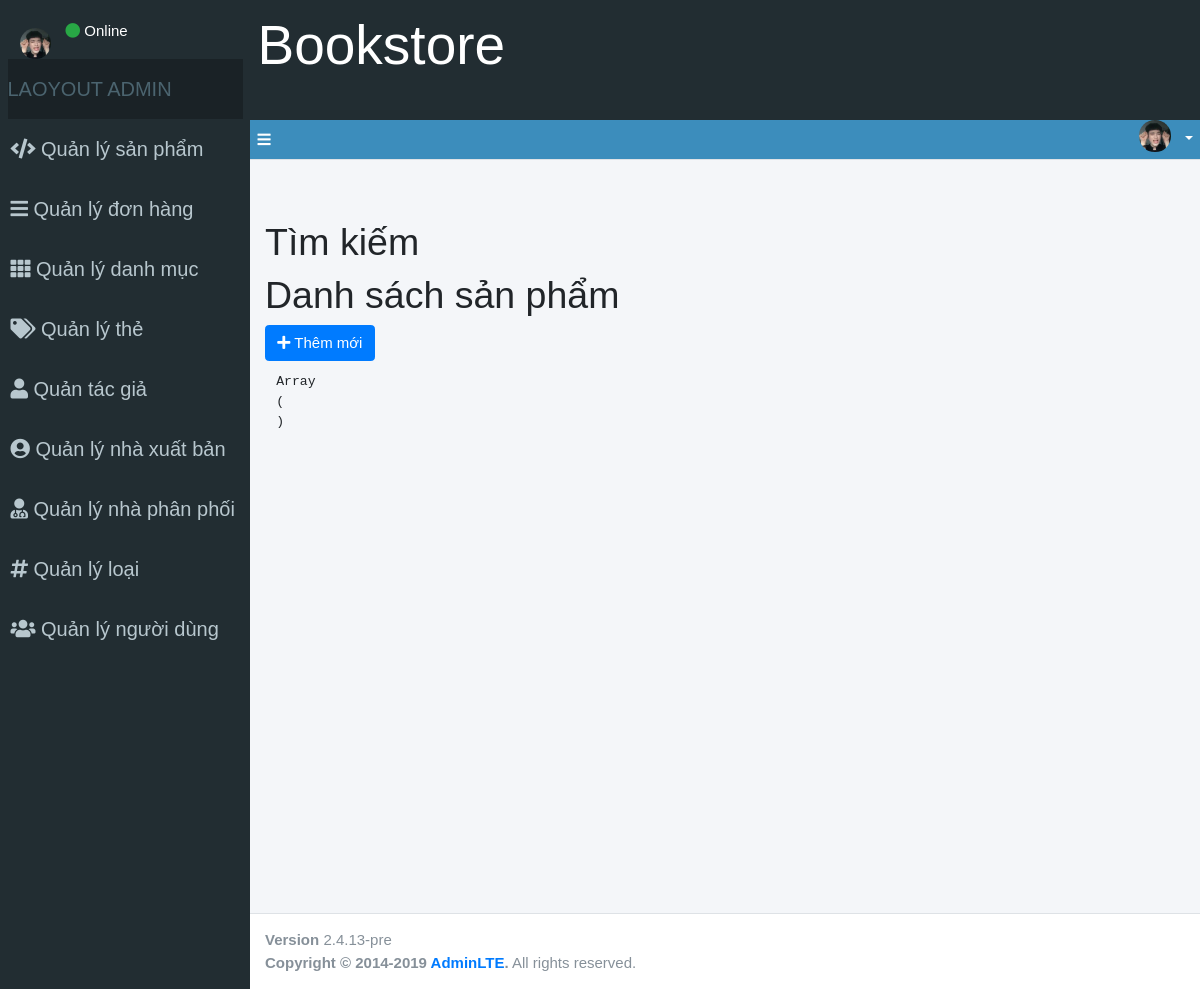
/index.php?controller=product&action=index&page=2, run on an earlier commit of the app's database.
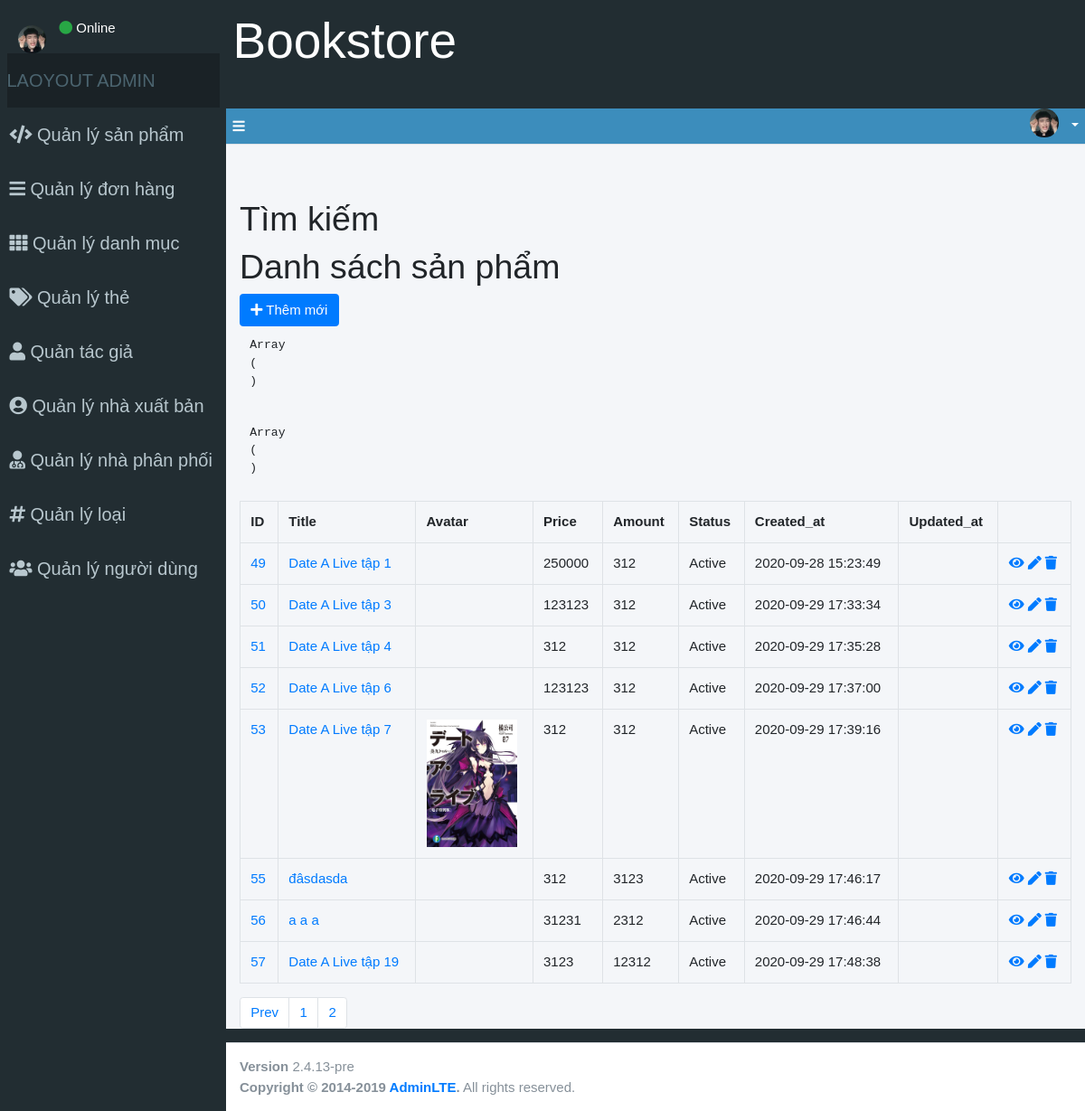
And on a later commit of the database.
### tables this page shows
CREATE TABLE `products` (
  `id` int(11) NOT NULL,
  `title` varchar(255) NOT NULL,
  `avatar` text DEFAULT NULL,
  `price` int(11) DEFAULT NULL,
  `amount` int(11) DEFAULT 0,
  `description` text DEFAULT NULL,
  `content` text DEFAULT NULL COMMENT 'full description',
  `author_id` int(11) DEFAULT NULL,
  `publisher_id` int(11) DEFAULT NULL,
  `supplier_id` int(11) DEFAULT NULL,
  `type_id` int(11) DEFAULT NULL,
  `created_at` timestamp NOT NULL DEFAULT current_timestamp(),
  `updated_at` datetime DEFAULT NULL,
  `status` tinyint(1) DEFAULT NULL,
  `seo_title` varchar(255) DEFAULT NULL,
  `seo_description` varchar(255) DEFAULT NULL,
  `seo_keywords` varchar(255) DEFAULT NULL
);

### controllers/Controller.php (called while the page is built, shortened)
<?php
class Controller {
    public function render($file, $variables = []){
        extract($variables);
        require_once $file;
        $render_view = ob_get_clean();
        return $render_view;
    }
}
?>

### controllers/ProductController.php (called while the page is built, shortened)
<?php
require_once 'controllers/Controller.php';
require_once 'models/Product.php';
require_once 'models/Pagination.php';
class ProductController extends Controller
{
    public function index()
    {
        $product_model = new Product();
        $count_total = $product_model->getCount();
        $params = [
            'limit'         => 10,
            'total'         => $count_total,
            'action'        => 'index',
            'controller'    => 'product',
            'query_string'  => 'page',
            'page'          => isset($_GET['page']) ? $_GET['page'] : 1,
            'full_mode'     => FALSE
        ];
        $pagination = new Pagination($params);
        $pages = $pagination->getPagination();
        $products = $product_model->getAllPagination($params);
        $this->content = $this->render('views/admin/products/index.php', [
            'pages'     => $pages,
            'products'  => $products
        ]);
        require_once 'views/admin/layouts/main.php';
    }
}

### index.php (called while the page is built, shortened)
<?php
require_once 'helpers/Helper.php';
$action = isset($_GET['action']) ? $_GET['action'] : 'index';
$object = new $controller();
$object->$action();
?>

### models/Model.php (called while the page is built, shortened)
<?php
    class Model {
        public function __construct()
        {
            $this->connection = $this->getConnection();
        }
        public function getConnection(){
            try {
                $connection = new PDO(Database::DB_DSN,Database::DB_USERNAME, Database::DB_PASSWORD);
            } catch (PDOException $e){
                die("Connect failed" . $e->getMessage());
            }
            return $connection;
        }
    }
?>

### models/Product.php (called while the page is built, shortened)
<?php
require_once 'models/Model.php';
class Product extends Model {
    public $str_search = '';
    public function getCount(){
        $sql_get_count = "SELECT count(id) FROM products WHERE TRUE $this->str_search;";
        $obj_get_count = $this->connection->prepare($sql_get_count);
        $obj_get_count->execute();
        $products = $obj_get_count->fetchColumn();
        return $products;
    }
    public function getAllPagination($params){
        $limit = $params['limit'];
        $page = $params['page'];
        $start = ($page - 1) * $limit;
        $sql_select = "SELECT * FROM products LIMIT $start,$limit";
        $obj_select = $this->connection->prepare($sql_select);
        $obj_select->execute();
        $products = $obj_select->fetchAll(PDO::FETCH_ASSOC);
        return $products;
    }
}
?>

### helpers/Helper.php (called while the page is built, shortened)
<?php
class Helper {
    public static function GetStatus($status){
        $status_text = '';
        switch ($status) {
            case self::STATUS_ACTIVE:
                $status_text = self::STATUS_ACTIVE_TEXT;
            break;
        }
        return $status_text;
    }
}
?>

### views/admin/products/index.php (the view, shortened to what this page needs)
<h1>Tìm kiếm</h1>
<h1>Danh sách sản phẩm</h1>
<a href="index.php?controller=product&action=create" class="btn btn-primary"><i class="fa fa-plus"></i> Thêm mới</a>
<?php if (!empty($products)) : ?>
<?php
    echo "<pre>";
    print_r($_POST);
    echo "</pre>";
    echo "<pre>";
    print_r($_FILES);
    echo "</pre>";
?>
<table class="table-bordered table">
    <tr>
        <th>ID</th>
        <th>Title</th>
        <th>Avatar</th>
        <th>Price</th>
        <th>Amount</th>
        <th>Status</th>
        <th>Created_at</th>
        <th>Updated_at</th>
    </tr>
    <?php foreach($products as $key => $product) : ?>
    <tr>
        <td>
            <a href="index.php?controller=product&action=detail&id=<?php echo $product['id']; ?>">
                <?php echo $product['id'] ?>
            </a>
        </td>
        <td>
            <a href="index.php?controller=product&action=detail&id=<?php echo $product['id']; ?>">
                <?php echo $product['title'] ?>
            </a>
        </td>
        <td>
            <?php
                $images = explode('/',$product['avatar']);
            ?>
            <a href="index.php?controller=product&action=detail&id=<?php echo $product['id']; ?>">
                <img src="assets/uploads/product/<?php echo $images['0'] ?>" alt="" width="100">
            </a>
        </td>
        <td>
            <?php echo $product['price'] ?>
        </td>
        <td>
            <?php echo $product['amount'] ?>
        </td>
        <td>
            <?php echo Helper::GetStatus($product['status'])?>
        </td>
        <td>
            <?php echo $product['created_at'] ?>
        </td>
        <td>
        </td>
        <td>
            <a href="index.php?controller=product&action=detail&id=<?php echo $product['id']?>"><i class="fa fa-eye"></i></a>
            <a href="index.php?controller=product&action=update&id=<?php echo $product['id']?>"><i class="fa fa-pen"></i></a>
            <a href="index.php?controller=product&action=delete&id=<?php echo $product['id']?>"><i class="fa fa-trash"></i></a>
        </td>
    </tr>
    <?php endforeach ?>
</table>
<?php if (!empty($pages))
    echo $pages;
?>
<?php else : ?>
    <?php
     echo "<pre>";
     print_r($products);
     echo "</pre>";
    ?>
<?php endif ?>

### views/admin/layouts/main.php (shortened to what this page needs)
<!DOCTYPE html>
<html>
<head>
    <link rel="stylesheet" href="https://maxcdn.bootstrapcdn.com/bootstrap/4.1.3/css/bootstrap.min.css">
    <link rel="stylesheet" href="assets/css/all.min.css">
    <link rel="stylesheet" href="assets/css/AdminLTE.min.css">
    <link rel="stylesheet" href="assets/css/_all-skins.min.css">
    <link rel="stylesheet" href="assets/css/admin/style.css">
</head>
<body class="hold-transition skin-blue sidebar-mini">
<div class="wrapper">
    <?php require_once 'header.php';
    ?>
    <div class="content-wrapper">
        <section class="content">
            <div class="container-fluid">
                <?php echo $this->content; ?>
            </div>
        </section>
    </div>
    <?php require_once 'footer.php'; ?>
</div>
<link rel="stylesheet" href="path/to/intlTelInput.css">
</body>
</html>

### views/admin/layouts/header.php (shortened to what this page needs)
<header class="main-header">
    <a href="index2.html" class="brand-link">
        <span class="brand-text font-weight-light"><h3>Bookstore</h3></span>
    </a>
    <br>
    <nav class="navbar navbar-static-top">
        <a href="#" class="sidebar-toggle" data-toggle="push-menu" role="button">
            <i class="fa fa-bars"></i>
        </a>
        <div class="navbar-custom-menu">
            <ul class="nav navbar-nav">
                <li class="dropdown user user-menu">
                    <a href="#" class="dropdown-toggle" data-toggle="dropdown">
                        <img src="assets/uploads/1599761434-5345.jpg" class="user-image" alt="User Image">
                    </a>
                </li>
            </ul>
        </div>
    </nav>
</header>
<aside class="main-sidebar">
    <section class="sidebar">
        <div class="user-panel">
            <div class="pull-left image">
                <img src="assets/uploads/1599761434-5345.jpg    " class="img-circle" alt="User Image">
            </div>
            <div class="pull-left info">
                <a href="#"><i class="fa fa-circle text-success"></i> Online</a>
            </div>
        </div>
        <ul class="sidebar-menu" data-widget="tree">
            <li class="header">LAOYOUT ADMIN</li>
            <li>
                <a href="index.php?controller=product&action=index">
                    <i class="fa fa-code"></i> <span>Quản lý sản phẩm</span>
                </a>
            </li>
            <li>
                <a href="index.php?controller=order&action=index">
                    <i class="fa fa-bars"></i> <span>Quản lý đơn hàng</span>
                </a>
            </li>
            <li>
                <a href="index.php?controller=category&action=index">
                    <i class="fa fa-th"></i> <span>Quản lý danh mục</span>
                </a>
            </li>
            <li>
                <a href="index.php?controller=tag&action=index">
                    <i class="fa fa-tags"></i> <span>Quản lý thẻ</span>
                </a>
            </li>
            <li>
                <a href="index.php?controller=author&action=index">
                    <i class="fa fa-user"></i> <span>Quản tác giả</span>
                </a>
            </li>
            <li>
                <a href="index.php?controller=publisher&action=index">
                    <i class="fa fa-user-circle"></i> <span>Quản lý nhà xuất bản</span>
                </a>
            </li>
            <li>
                <a href="index.php?controller=supplier&action=index">
                    <i class="fa fa-user-md"></i> <span>Quản lý nhà phân phối</span>
                </a>
            </li>
            <li>
                <a href="index.php?controller=type&action=index">
                    <i class="fa fa-hashtag"></i> <span>Quản lý loại</span>
                </a>
            </li>
            <li>
                <a href="index.php?controller=user&action=index">
                    <i class="fa fa-users"></i> <span>Quản lý người dùng</span>
                </a>
            </li>
        </ul>
    </section>
</aside>
<div class="breadcrumb-wrap content-wrap content-wrapper">
    <section class="content-header">
    </section>
</div>
<div class="message-wrap content-wrap content-wrapper">
    <section class="content-header">
    </section>
</div>

### views/admin/layouts/footer.php (shortened to what this page needs)
<footer class="main-footer">
    <div class="pull-right hidden-xs">
        <b>Version</b> 2.4.13-pre
    </div>
    <strong>Copyright &copy; 2014-2019 <a href="https://adminlte.io">AdminLTE</a>.</strong> All rights
    reserved.
</footer>

### models/Pagination.php (shortened to what this page needs)
<?php
class Pagination {
    public $params = [
        'total' => 0,
        'limit' => 0,
        'controller' => '',
        'action' => '',
        'full_name' => FALSE
    ];
    public function __construct($params){
        $this->params = $params;
    }
    public function getTotalPage(){
        $total = $this->params['total'] / $this->params['limit'];
        $total = ceil($total);
        return $total;
    }
    public function getCurrentPage(){
        $page = 1;
        if(isset($_GET['page']) && is_numeric($_GET['page'])){
            $page = $_GET['page'];
            $total_page = $this->getTotalPage();
            if ($page >= $total_page){
                $page = $total_page;
            }
        }
        return $page;
    }
    public function getPrevPage(){
        $prev_page = '';
        $current_page = $this->getCurrentPage();
        if($current_page >= 2){
            $controller = $this->params['controller'];
            $action     = $this->params['action'];
            $page       = $current_page -1 ;
            $prev_url   = "index.php?controller=$controller&action=$action&page=$page";
            $prev_page  = "<li class=\"page-item\"><a class=\"page-link\" href='$prev_url'>Prev</a></li>";
        }
        return $prev_page;
    }
    public function getNextPage(){
        $current_page = $this->getCurrentPage();
        $total_page = $this->getTotalPage();
    }
    public function getPagination(){
        $data = '';
        $total_page = $this->getTotalPage();
        if ($total_page == 1){
            return '';
        }
        $data       .= "<ul class='pagination'>";
        $pre_link    = $this->getPrevPage();
        $data       .= $pre_link;
        $controller  = $this->params['controller'];
        $action      = $this->params['action'];
        if ($this->params['full_mode'] == FALSE){
            for ($page = 1; $page <= $total_page; $page++){
                $current_page = $this->getCurrentPage();
                if ($page == 1 || $page == $total_page || $page == $current_page - 1 || $page == $current_page + 1 ){
                    $page_url = "index.php?controller=$controller&action=$action&page=$page";
                    $data .= "<li class=\"page-item\" ><a class=\"page-link\" href='$page_url'>$page</a></li>";
                }
            }
        }
        $next_link = $this->getNextPage();
        $data .= $next_link;
        $data .= "</ul>";
        return $data;
    }
}
?>

### assets/css/admin/style.css (style rules this page uses)
body, html { width: 100%; height: 100%; font-size: 15px; font-family: 'Gamja Flower'; }
.main-header .sidebar-toggle:before { content: ""; }
.content-wrap { min-height: 0 !important; overflow: auto; }
.table td { height: 25px; }
.main-header .brand-link h3 { font-size: 55px; color: #fff; }
.main-sidebar { background-color: #0275d8; }
.main-sidebar .sidebar-menu { margin: 0; padding: 0; }
.main-sidebar .sidebar-menu li { padding: 15px 0px; font-size: 20px; }

### views/admin/layouts/main.php (style rules this page uses)
body, html { font-family: Helvetica; }

What changed in the data, as far as the page shows it:
added products: id "49", title "Date A Live tập 1", price "250000", amount "312", status "Active", created_at "2020-09-28 15:23:49"
added products: id "50", title "Date A Live tập 3", price "123123", amount "312", status "Active", created_at "2020-09-29 17:33:34"
added products: id "51", title "Date A Live tập 4", price "312", amount "312", status "Active", created_at "2020-09-29 17:35:28"
added products: id "52", title "Date A Live tập 6", price "123123", amount "312", status "Active", created_at "2020-09-29 17:37:00"
added products: id "53", title "Date A Live tập 7", price "312", amount "312", status "Active", created_at "2020-09-29 17:39:16"
added products: id "55", title "đâsdasda", price "312", amount "3123", status "Active", created_at "2020-09-29 17:46:17"
added products: id "56", title "a a a", price "31231", amount "2312", status "Active", created_at "2020-09-29 17:46:44"
added products: id "57", title "Date A Live tập 19", price "3123", amount "12312", status "Active", created_at "2020-09-29 17:48:38"
Also different on the page:
text now shown: "Array ( ) Array ( ) ID Title Avatar Price Amount Status Created_at Updated_at Prev"
new list line: "1"
new list line: "2"
